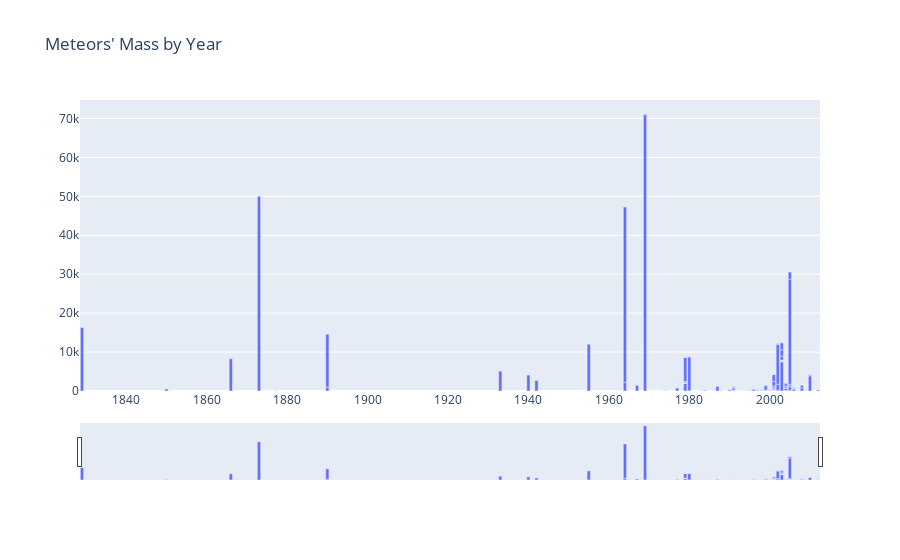

Here is the notebook cell this chart was saved with:
### Code cell
fig7 = go.Figure()

fig7.add_trace(
    go.Bar(
        x = df.year, y = df.mass
    ))
fig7.update_layout(
    title_text = "Meteors' Mass by Year"
    
)

fig7.update_layout(
    xaxis = dict(
        rangeslider = dict(
        visible = True
    ),
    type = "date"
    )
)
fig7.show()

### Figure 1 — Plotly figure (JSON) as saved in the notebook; plotly's stock layout.template omitted (floating-point values rounded to 4 significant figures; data arrays with more than 128 entries replaced by an {"elided": "..."} marker saying what was removed)
{"data": [{"type": "bar", "x": {"elided": "200 int values"}, "y": {"elided": "200 float values"}}], "layout": {"autosize": true, "title": {"text": "Meteors' Mass by Year"}, "xaxis": {"autorange": true, "range": ["1828-07-02 12:00", "2012-07-01 12:00"], "rangeslider": {"autorange": true, "range": ["1828-07-02 12:00", "2012-07-01 12:00"], "visible": true, "yaxis": {"_template": null, "rangemode": "match"}}, "type": "date"}, "yaxis": {"autorange": true, "range": [0, 74740.0], "type": "linear"}}}
